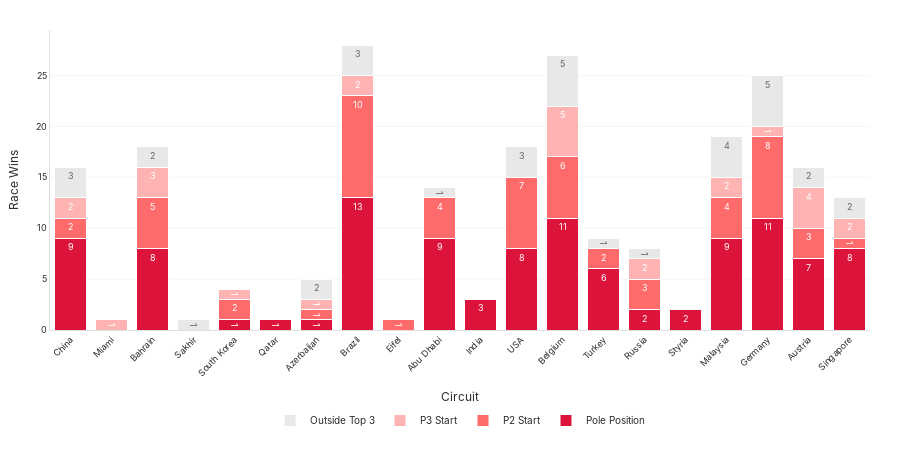

This figure's notebook cell:
### Code cell
import pandas as pd
import numpy as np
import plotly.graph_objects as go
import plotly.express as px
from plotly.subplots import make_subplots

df = pd.read_csv('f1_winners_detailed_analysis.csv')

circuit_order = [
    'China', 'Miami', 'Bahrain', 'Sakhir', 'South Korea', 'Qatar', 'Azerbaijan',
    'Brazil', 'Eifel', 'Abu Dhabi', 'India', 'USA', 'Belgium', 'Turkey', 'Russia',
    'Styria', 'Malaysia', 'Germany', 'Austria', 'Singapore'
]

available_circuits = df['Grand_Prix'].unique()
circuit_order_filtered = [circuit for circuit in circuit_order if circuit in available_circuits]

remaining_circuits = [circuit for circuit in available_circuits if circuit not in circuit_order_filtered]
final_circuit_order = circuit_order_filtered + sorted(remaining_circuits)

data_for_chart = []

for circuit in final_circuit_order:
    circuit_data = df[df['Grand_Prix'] == circuit]
    category_counts = circuit_data['Starting_Position_Category'].value_counts()
    
    p1_count = category_counts.get('P1', 0)
    p2_count = category_counts.get('P2', 0)
    p3_count = category_counts.get('P3', 0)
    outside_count = category_counts.get('Outside Top 3', 0)
    
    data_for_chart.append({
        'Circuit': circuit,
        'P1': p1_count,
        'P2': p2_count,
        'P3': p3_count,
        'Outside Top 3': outside_count,
        'Total': p1_count + p2_count + p3_count + outside_count
    })

chart_df = pd.DataFrame(data_for_chart)

colors = {
    'P1': '#DC143C',
    'P2': '#FF6B6B',
    'P3': '#FFB3B3',
    'Outside Top 3': '#E8E8E8'
}

fig = go.Figure()

fig.add_trace(go.Bar(
    name='Pole Position',
    x=chart_df['Circuit'],
    y=chart_df['P1'],
    marker_color=colors['P1'],
    marker_line_color='white',
    marker_line_width=1,
    text=[str(val) if val > 0 else '' for val in chart_df['P1']],
    textposition='inside',
    textfont=dict(color='white', size=9, family="Inter, Arial"),
    hovertemplate='<b>%{x}</b><br><span style="color:black">Pole Position: %{y} wins</span><extra></extra>'
))

fig.add_trace(go.Bar(
    name='P2 Start',
    x=chart_df['Circuit'],
    y=chart_df['P2'],
    marker_color=colors['P2'],
    marker_line_color='white',
    marker_line_width=1,
    text=[str(val) if val > 0 else '' for val in chart_df['P2']],
    textposition='inside',
    textfont=dict(color='white', size=9, family="Inter, Arial"),
    hovertemplate='<b>%{x}</b><br><span style="color:black">P2 Start: %{y} wins</span><extra></extra>'
))

fig.add_trace(go.Bar(
    name='P3 Start',
    x=chart_df['Circuit'],
    y=chart_df['P3'],
    marker_color=colors['P3'],
    marker_line_color='white',
    marker_line_width=1,
    text=[str(val) if val > 0 else '' for val in chart_df['P3']],
    textposition='inside',
    textfont=dict(color='white', size=9, family="Inter, Arial"),
    hovertemplate='<b>%{x}</b><br><span style="color:black">P3 Start: %{y} wins</span><extra></extra>'
))

fig.add_trace(go.Bar(
    name='Outside Top 3',
    x=chart_df['Circuit'],
    y=chart_df['Outside Top 3'],
    marker_color=colors['Outside Top 3'],
    marker_line_color='white',
    marker_line_width=1,
    text=[str(val) if val > 0 else '' for val in chart_df['Outside Top 3']],
    textposition='inside',
    textfont=dict(color='#666666', size=9, family="Inter, Arial"),
    hovertemplate='<b>%{x}</b><br><span style="color:black">Outside Top 3: %{y} wins</span><extra></extra>'
))

fig.update_layout(
    title=None,

    xaxis=dict(
        title=dict(
            text="Circuit",
            font=dict(size=12, color='#2C2C2C', family="Inter, Arial")
        ),
        tickfont=dict(size=9, color='#2C2C2C'),
        tickangle=-45,
        showgrid=False,
        showline=True,
        linewidth=1,
        linecolor='#E0E0E0',
        mirror=False
    ),
    
    yaxis=dict(
        title=dict(
            text="Race Wins",
            font=dict(size=12, color='#2C2C2C', family="Inter, Arial")
        ),
        tickfont=dict(size=9, color='#2C2C2C'),
        showgrid=True,
        gridwidth=1,
        gridcolor='#F5F5F5',
        showline=True,
        linewidth=1,
        linecolor='#E0E0E0',
        zeroline=False
    ),
    
    barmode='stack',
    
    plot_bgcolor='white',
    paper_bgcolor='white',
    
    width=900,
    height=450,
    
    margin=dict(l=50, r=30, t=30, b=120),
    
    legend=dict(
        orientation="h",
        yanchor="bottom",
        y=-0.35,
        xanchor="center",
        x=0.5,
        font=dict(size=10, color='#2C2C2C', family="Inter, Arial"),
        bgcolor='rgba(255,255,255,0)',
        borderwidth=0
    ),
    
    font=dict(family="Inter, Arial, sans-serif", color='#2C2C2C'),
    showlegend=True,
    
    hoverlabel=dict(
        bgcolor="white",
        bordercolor="#E0E0E0",
        font_size=10,
        font_family="Inter, Arial",
        font_color="black"
    )
)

fig.update_xaxes(showticklabels=True, ticks="")
fig.update_yaxes(showticklabels=True, ticks="")

fig.show()

### Figure 1 — Plotly figure (JSON) as saved in the notebook; plotly's stock layout.template omitted (floating-point values rounded to 4 significant figures)
{"data": [{"hovertemplate": "<b>%{x}</b><br><span style=\"color:black\">Pole Position: %{y} wins</span><extra></extra>", "marker": {"color": "#DC143C", "line": {"color": "white", "width": 1}}, "name": "Pole Position", "text": ["9", "", "8", "", "1", "1", "1", "13", "", "9", "3", "8", "11", "6", "2", "2", "9", "11", "7", "8"], "textfont": {"color": "white", "family": "Inter, Arial", "size": 9}, "textposition": "inside", "type": "bar", "x": ["China", "Miami", "Bahrain", "Sakhir", "South Korea", "Qatar", "Azerbaijan", "Brazil", "Eifel", "Abu Dhabi", "India", "USA", "Belgium", "Turkey", "Russia", "Styria", "Malaysia", "Germany", "Austria", "Singapore"], "y": [9, 0, 8, 0, 1, 1, 1, 13, 0, 9, 3, 8, 11, 6, 2, 2, 9, 11, 7, 8]}, {"hovertemplate": "<b>%{x}</b><br><span style=\"color:black\">P2 Start: %{y} wins</span><extra></extra>", "marker": {"color": "#FF6B6B", "line": {"color": "white", "width": 1}}, "name": "P2 Start", "text": ["2", "", "5", "", "2", "", "1", "10", "1", "4", "", "7", "6", "2", "3", "", "4", "8", "3", "1"], "textfont": {"color": "white", "family": "Inter, Arial", "size": 9}, "textposition": "inside", "type": "bar", "x": ["China", "Miami", "Bahrain", "Sakhir", "South Korea", "Qatar", "Azerbaijan", "Brazil", "Eifel", "Abu Dhabi", "India", "USA", "Belgium", "Turkey", "Russia", "Styria", "Malaysia", "Germany", "Austria", "Singapore"], "y": [2, 0, 5, 0, 2, 0, 1, 10, 1, 4, 0, 7, 6, 2, 3, 0, 4, 8, 3, 1]}, {"hovertemplate": "<b>%{x}</b><br><span style=\"color:black\">P3 Start: %{y} wins</span><extra></extra>", "marker": {"color": "#FFB3B3", "line": {"color": "white", "width": 1}}, "name": "P3 Start", "text": ["2", "1", "3", "", "1", "", "1", "2", "", "", "", "", "5", "", "2", "", "2", "1", "4", "2"], "textfont": {"color": "white", "family": "Inter, Arial", "size": 9}, "textposition": "inside", "type": "bar", "x": ["China", "Miami", "Bahrain", "Sakhir", "South Korea", "Qatar", "Azerbaijan", "Brazil", "Eifel", "Abu Dhabi", "India", "USA", "Belgium", "Turkey", "Russia", "Styria", "Malaysia", "Germany", "Austria", "Singapore"], "y": [2, 1, 3, 0, 1, 0, 1, 2, 0, 0, 0, 0, 5, 0, 2, 0, 2, 1, 4, 2]}, {"hovertemplate": "<b>%{x}</b><br><span style=\"color:black\">Outside Top 3: %{y} wins</span><extra></extra>", "marker": {"color": "#E8E8E8", "line": {"color": "white", "width": 1}}, "name": "Outside Top 3", "text": ["3", "", "2", "1", "", "", "2", "3", "", "1", "", "3", "5", "1", "1", "", "4", "5", "2", "2"], "textfont": {"color": "#666666", "family": "Inter, Arial", "size": 9}, "textposition": "inside", "type": "bar", "x": ["China", "Miami", "Bahrain", "Sakhir", "South Korea", "Qatar", "Azerbaijan", "Brazil", "Eifel", "Abu Dhabi", "India", "USA", "Belgium", "Turkey", "Russia", "Styria", "Malaysia", "Germany", "Austria", "Singapore"], "y": [3, 0, 2, 1, 0, 0, 2, 3, 0, 1, 0, 3, 5, 1, 1, 0, 4, 5, 2, 2]}], "layout": {"barmode": "stack", "font": {"color": "#2C2C2C", "family": "Inter, Arial, sans-serif"}, "height": 450, "hoverlabel": {"bgcolor": "white", "bordercolor": "#E0E0E0", "font": {"color": "black", "family": "Inter, Arial", "size": 10}}, "legend": {"bgcolor": "rgba(255,255,255,0)", "borderwidth": 0, "font": {"color": "#2C2C2C", "family": "Inter, Arial", "size": 10}, "orientation": "h", "x": 0.5, "xanchor": "center", "y": -0.35, "yanchor": "bottom"}, "margin": {"b": 120, "l": 50, "r": 30, "t": 30}, "paper_bgcolor": "white", "plot_bgcolor": "white", "showlegend": true, "title": {}, "width": 900, "xaxis": {"linecolor": "#E0E0E0", "linewidth": 1, "mirror": false, "showgrid": false, "showline": true, "showticklabels": true, "tickangle": -45, "tickfont": {"color": "#2C2C2C", "size": 9}, "ticks": "", "title": {"font": {"color": "#2C2C2C", "family": "Inter, Arial", "size": 12}, "text": "Circuit"}}, "yaxis": {"gridcolor": "#F5F5F5", "gridwidth": 1, "linecolor": "#E0E0E0", "linewidth": 1, "showgrid": true, "showline": true, "showticklabels": true, "tickfont": {"color": "#2C2C2C", "size": 9}, "ticks": "", "title": {"font": {"color": "#2C2C2C", "family": "Inter, Arial", "size": 12}, "text": "Race Wins"}, "zeroline": false}}}
